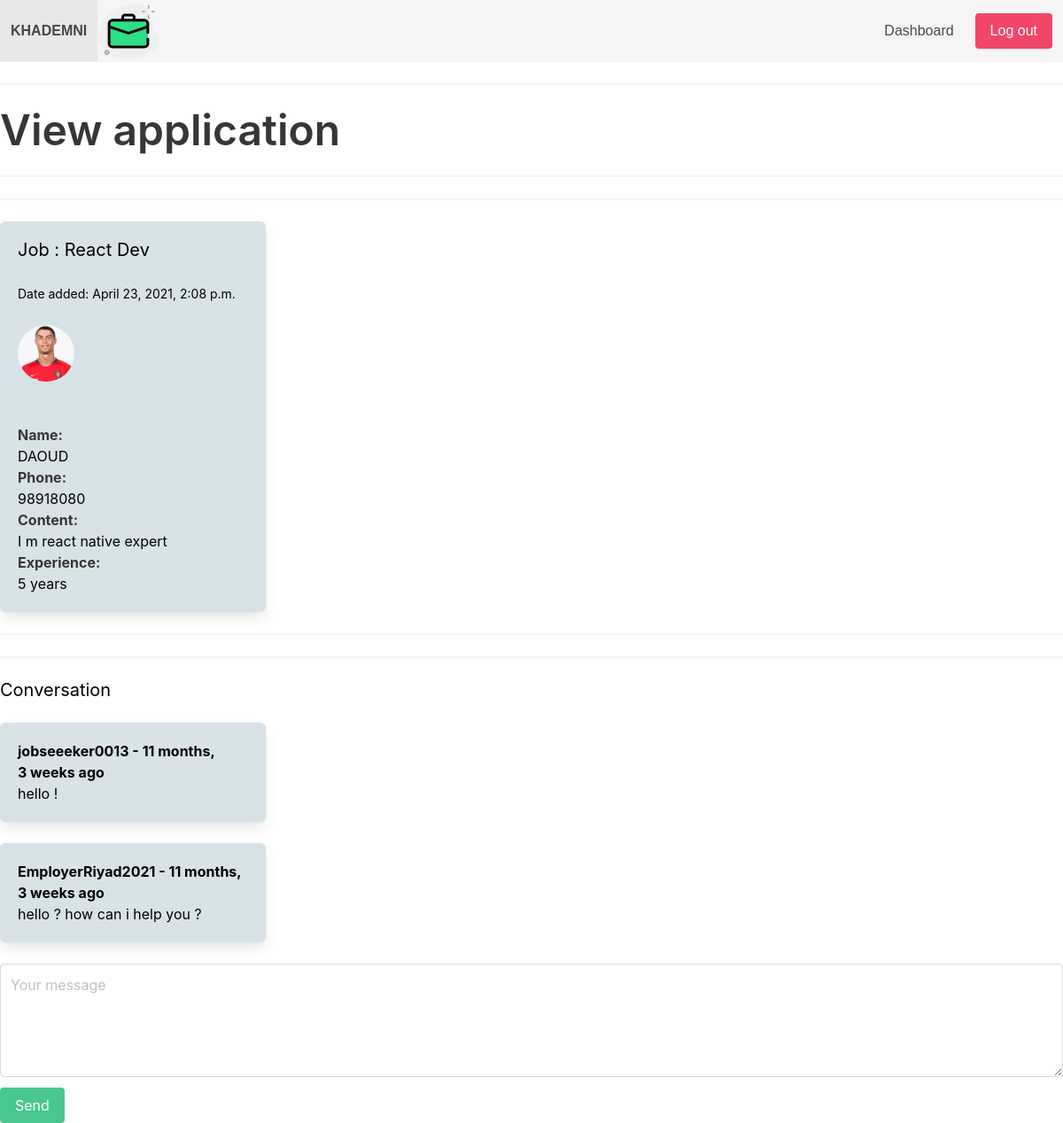
Screenshot of /dashboard/application/18/ (signed in) with the database file from the repository.
### jobs/models.py (models this page shows, shortened)
class Application(models.Model):
    job = models.ForeignKey(Job ,related_name='applications', on_delete=models.CASCADE)
    content = models.TextField()
    experience = models.TextField()
    created_by = models.ForeignKey(User, related_name='applications', on_delete=models.CASCADE)
    created_at = models.DateTimeField(auto_now_add=True)
    full_name = models.CharField(max_length=50)
    phone_number = models.CharField(max_length=10)
    image = models.ImageField(upload_to='Jobseeker')

class Job(models.Model):
    title = models.CharField(max_length=255)
    show_description = models.TextField()
    long_desctiption = models.TextField(blank=True , null=True)
    created_by = models.ForeignKey(User, related_name='jobs', on_delete=models.CASCADE)
    created_at = models.DateTimeField(auto_now_add=True)
    change_at = models.DateTimeField(auto_now=True)

### userprofile/models.py (models this page shows)
class ConversationMessage(models.Model):
    application=models.ForeignKey(Application,related_name='conversationmessages', on_delete=models.CASCADE)
    content = models.TextField()
    created_by = models.ForeignKey(User,related_name='conversationmessages', on_delete=models.CASCADE)
    created_at = models.DateTimeField(auto_now_add=True)
    class Meta:
        ordering = ['created_at']

### userprofile/views.py (the view)
# urls.py: path('application/<int:application_id>/', views.view_application, name= 'view_application'),
@login_required
def view_application(request, application_id):
        if request.user.userprofile.is_employer:
            application =get_object_or_404(Application,pk=application_id ,job__created_by= request.user)
        else :
         application =get_object_or_404(Application,pk=application_id ,created_by= request.user)
        if request.method == 'POST':
            content = request.POST.get('content')
            if content :
                conversationmessage = ConversationMessage.objects.create(application= application , content= content ,created_by = request.user)
                return redirect('view_application', application_id= application_id)
        context={'application': application }
        return render(request, 'userprofile/view_application.html', context)

### userprofile/templates/userprofile/view_application.html (shortened to what this page needs)
{% extends 'core/base.html' %}
{% load static %}
{% block content %}
<hr>
<p class="title is-1 is-spaced"> View application</p>
<hr>
<hr>
        <div class="box">
        <div>
        <h2 class="subtitle"> Job : {{ application.job.title }}</h2>
        <small>Date added: {{ application.created_at }}</small>
        </div>
<br>
            {% if application.image %}
            <figure class="image is-64x64">
             <img class="is-rounded"   src="{{ application.image.url}}" alt="connect">
            </figure>
            {% else %}
                no image
            {% endif %}
<br><br>
    <p><strong>Name: </strong><br>{{ application.full_name }}</p>
    <p><strong>Phone: </strong><br>{{ application.phone_number }}</p>
    <p><strong>Content: </strong><br>{{ application.content }}</p>
    <p><strong>Experience: </strong><br>{{ application.experience }}</p>
        </div>
<hr>
<hr>
    <h2 class="subtitle">Conversation</h2>
 {% for message in application.conversationmessages.all %}
<div class="box">
  <b>{{ message.created_by.username }} - {{ message.created_at|timesince }} ago</b><br>
            {{ message.content }}
</div>
    {% empty %}
        <p>No messages yet...</p>
        <hr>
    {% endfor %}
    <form method="post" action=".">
        <div class="field">
            <div class="control">
                <textarea class="textarea" placeholder="Your message" name="content" id="id_content"></textarea>
            </div>
        </div>
        <div class="field">
            <div class="control">
                <button class="button is-success">Send</button>
            </div>
        </div>
    </form>
{% endblock %}

### core/templates/core/base.html (shortened to what this page needs)
<!DOCTYPE html>
{% load static %}
<html lang="en">
<head>
        <link rel="stylesheet" href="https://cdn.jsdelivr.net/npm/bulma@0.9.0/css/bulma.min.css">
</head>
<body>
    <nav class="navbar is-light">
            <div class="navbar-brand">
                <a href="{% url 'frontpage' %}" class="navbar-item"> <strong>  KHADEMNI  </strong></a>
                  <img  class="resize" src="{% static '/images/job.png' %}">
            </div>
        <div class="navbar-menu">
            <div class="navbar-end">
                {% if request.user.is_authenticated %}
                        <a href="{% url 'dashboard' %}" class="navbar-item">Dashboard</a>
                {% endif %}
                <div class="navbar-item">
                    <div class="buttons">
                         {% if request.user.is_authenticated %}
                        <a href="{% url 'logout' %}" class="button is-danger">Log out</a>
                         {% else %}
                        <a href=  "{% url 'signup' %}" class="button is-success"> <strong> Sign up </strong> </a>
                        <a href=  "{% url 'login' %}" class="button is-light"> <strong> Log in </strong> </a>
                         {% endif %}
                    </div>
                </div>
            </div>
        </div>
    </nav>
    {% block content %}
    {% endblock %}
</body>
</html>

### core/templates/core/base.html (style rules this page uses)
.resize { width: 70px; height: auto; }
.navbar-item { font-family: Gill Sans, sans-serif ; }
.box { color ; red; }

### userprofile/templates/userprofile/view_application.html (style rules this page uses)
.box { width: 300px; color: black; background-color: #d8e3e7; }
.subtitle { color: black; }
.field { color: black; }

### rows the page displays
Application: job "React Dev", created_at "April 23, 2021, 2:08 p.m.", image (picture), full_name "DAOUD", phone_number "98918080", content "I m react native expert", experience "5 years"
ConversationMessage: created_by.username "jobseeeker0013", created_at "11 months, 3 weeks", content "hello !"
ConversationMessage: created_by.username "EmployerRiyad2021", created_at "11 months, 3 weeks", content "hello ? how can i help you ?"
